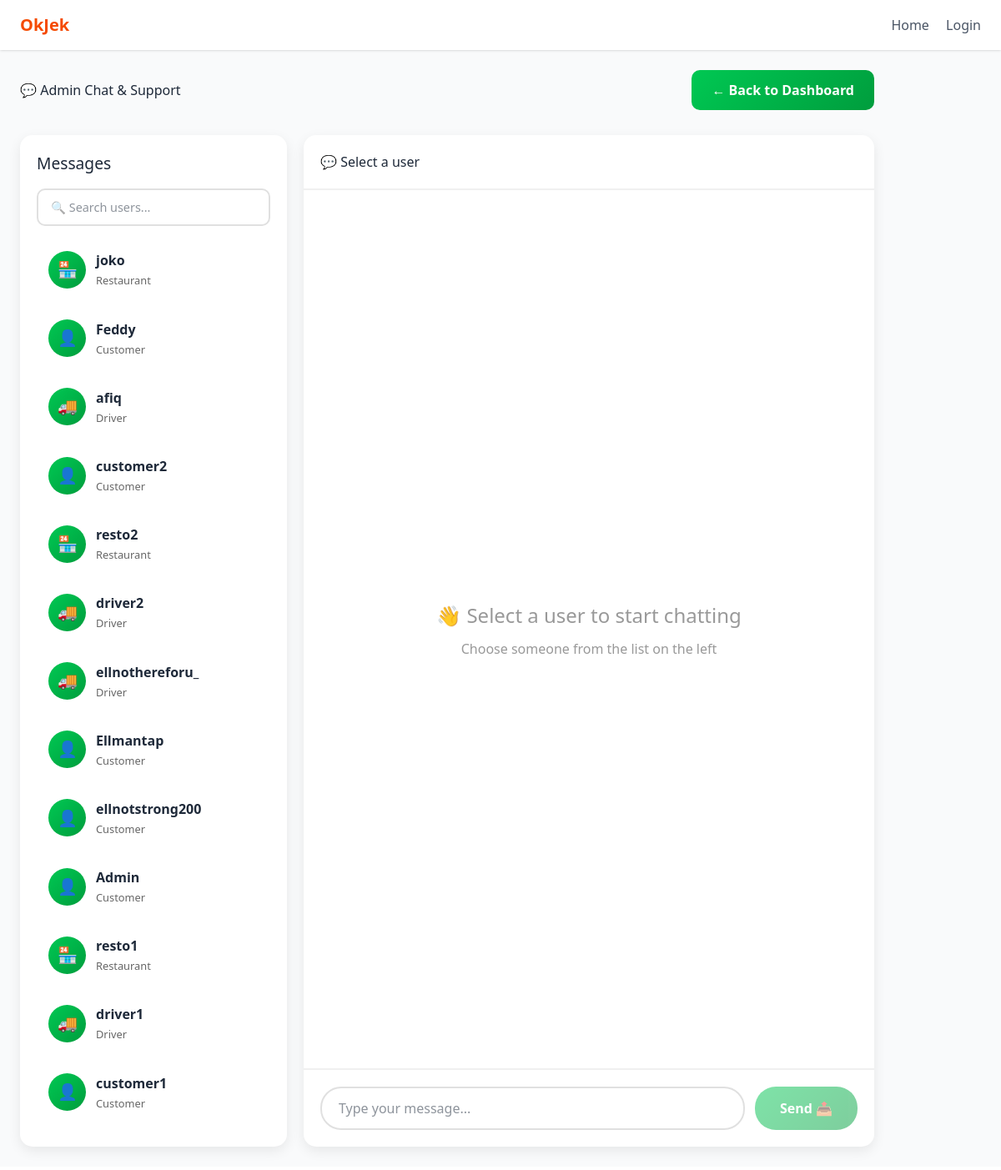
The page /chats/admin/ (signed in) on the database its author committed.
### accounts/models.py (models this page shows, shortened)
class User(AbstractUser):
    ROLE_CHOICES = (
        ('admin', 'Administrator'),
        ('restaurant', 'Restaurant'),
        ('driver', 'Driver'),
        ('customer', 'Customer'),
    )
    role = models.CharField(max_length=20, choices=ROLE_CHOICES, default='customer')
    is_approved = models.BooleanField(default=False)

### chats/views.py (the view)
# urls.py: path('admin/', views.admin_chat_view, name='admin_chat'),
@login_required
def admin_chat_view(request):
    if request.user.role != 'admin':
        return redirect('home')
    users = User.objects.exclude(role='admin').exclude(id=request.user.id)
    chat_rooms = ChatRoom.objects.filter(admin=request.user)
    users_with_chats = []
    for user in users:
        room = chat_rooms.filter(user=user).first()
        unread_count = 0
        last_message = None
        if room:
            unread_count = room.get_unread_count(request.user)
            last_message = room.get_last_message()
        users_with_chats.append({
            'user': user,
            'room': room,
            'unread_count': unread_count,
            'last_message': last_message
        })
    users_with_chats.sort(key=lambda x: x['room'].updated_at if x['room'] else x['user'].date_joined, reverse=True)
    context = {
        'users_with_chats': users_with_chats,
    }
    return render(request, 'adminpanel/chat.html', context)

### chats/models.py (called while the page is built)
    def get_last_message(self):
        return self.messages.last()

    def get_unread_count(self, user):
        return self.messages.filter(is_read=False).exclude(sender=user).count()

### templates/adminpanel/chat.html (shortened to what this page needs)
{% extends "base.html" %}
{% load static %}
{% block content %}
<div class="container mt-5">
    <div class="page-header">
        <h1 class="fw-bold">💬 Admin Chat & Support</h1>
        <a href="{% url 'accounts:admin_dashboard' %}" class="btn-primary">← Back to Dashboard</a>
    </div>
    <div class="chat-container">
        <div class="user-list">
            <h3>Messages</h3>
            <div class="search-box">
                <input type="text" placeholder="🔍 Search users..." id="searchUsers" onkeyup="searchUsers()">
            </div>
            <div id="userListContainer">
                {% for item in users_with_chats %}
                <div class="user-item" data-user-id="{{ item.user.id }}" onclick="loadChat({{ item.user.id }}, '{{ item.user.username }}', '{{ item.user.role }}')">
                    <div class="user-avatar">
                        {% if item.user.role == 'customer' %}👤
                        {% elif item.user.role == 'driver' %}🚚
                        {% elif item.user.role == 'restaurant' %}🏪
                        {% endif %}
                    </div>
                    <div class="user-info">
                        <div class="user-name">{{ item.user.username }}</div>
                        <div class="user-role">{{ item.user.role|title }}</div>
                    </div>
                </div>
                {% empty %}
                <p style="text-align: center; color: #999; padding: 20px;">No users available</p>
                {% endfor %}
            </div>
        </div>
        <div class="chat-box">
            <div class="chat-header">
                <h3>💬 <span id="currentUserName">Select a user</span></h3>
            </div>
            <div class="chat-messages" id="chatMessages">
                <div class="empty-chat">
                    <h3>👋 Select a user to start chatting</h3>
                    <p>Choose someone from the list on the left</p>
                </div>
            </div>
            <div class="chat-input">
                <input type="text" placeholder="Type your message..." id="messageInput" onkeypress="handleKeyPress(event)" disabled>
                <button class="send-btn" id="sendBtn" onclick="sendMessage()" disabled>Send 📤</button>
            </div>
        </div>
    </div>
</div>
{% endblock %}

### templates/adminpanel/chat.html (style rules this page uses)
.page-header { display: flex; justify-content: space-between; align-items: center; margin-bottom: 30px; }
.btn-primary { background: linear-gradient(135deg, #00c853, #009d3d); color: white; padding: 12px 24px; border-radius: 10px; text-decoration: none; border: none; font-weight: 600; transition: 0.2s ease; cursor: pointer; }
.chat-container { display: grid; grid-template-columns: 320px 1fr; gap: 20px; height: calc(100vh - 250px); }
.user-list { background: white; border-radius: 15px; padding: 20px; box-shadow: 0 5px 15px rgba(0,0,0,0.08); overflow-y: auto; }
.user-list h3 { margin-top: 0; margin-bottom: 15px; font-size: 1.2rem; }
.user-item { display: flex; align-items: center; padding: 12px; border-radius: 10px; cursor: pointer; transition: 0.2s ease; margin-bottom: 8px; border: 2px solid transparent; }
.user-avatar { width: 45px; height: 45px; border-radius: 50%; background: linear-gradient(135deg, #00c853, #009d3d); display: flex; align-items: center; justify-content: center; color: white; font-weight: bold; font-size: 1.2rem; margin-right: 12px; }
.user-info { flex: 1; }
.user-name { font-weight: 600; margin-bottom: 3px; }
.user-role { font-size: 0.8rem; color: #666; }
.chat-box { background: white; border-radius: 15px; box-shadow: 0 5px 15px rgba(0,0,0,0.08); display: flex; flex-direction: column; }
.chat-header { padding: 20px; border-bottom: 2px solid #f0f0f0; display: flex; align-items: center; }
.chat-header h3 { margin: 0; flex: 1; }
.chat-messages { flex: 1; padding: 20px; overflow-y: auto; display: flex; flex-direction: column; gap: 15px; }
.chat-input { padding: 20px; border-top: 2px solid #f0f0f0; display: flex; gap: 12px; }
.chat-input input { flex: 1; padding: 12px 20px; border: 2px solid #e0e0e0; border-radius: 25px; font-size: 1rem; outline: none; transition: 0.2s ease; }
.send-btn { background: linear-gradient(135deg, #00c853, #009d3d); color: white; border: none; padding: 12px 30px; border-radius: 25px; font-weight: 600; cursor: pointer; transition: 0.2s ease; }
.send-btn:disabled { opacity: 0.5; cursor: not-allowed; transform: none; }
.empty-chat { display: flex; align-items: center; justify-content: center; height: 100%; color: #999; flex-direction: column; gap: 10px; }
.empty-chat h3 { font-size: 1.5rem; }
.search-box { margin-bottom: 15px; }
.search-box input { width: 100%; padding: 10px 15px; border: 2px solid #e0e0e0; border-radius: 10px; font-size: 0.9rem; outline: none; }

### rows shown on the page
User: user.username "joko", user.role "Restaurant"
User: user.username "Feddy", user.role "Customer"
User: user.username "afiq", user.role "Driver"
User: user.username "customer2", user.role "Customer"
User: user.username "resto2", user.role "Restaurant"
User: user.username "driver2", user.role "Driver"
User: user.username "ellnothereforu_", user.role "Driver"
User: user.username "Ellmantap", user.role "Customer"
User: user.username "ellnotstrong200", user.role "Customer"
User: user.username "Admin", user.role "Customer"
User: user.username "resto1", user.role "Restaurant"
User: user.username "driver1", user.role "Driver"
User: user.username "customer1", user.role "Customer"
